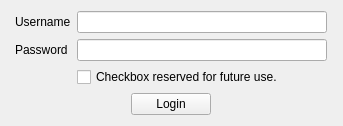
<?xml version="1.0" encoding="UTF-8"?>
<ui version="4.0">
 <class>FLoginWindow</class>
 <widget class="QWidget" name="FLoginWindow">
  <property name="geometry">
   <rect>
    <x>0</x>
    <y>0</y>
    <width>343</width>
    <height>126</height>
   </rect>
  </property>
  <property name="sizePolicy">
   <sizepolicy hsizetype="Preferred" vsizetype="Preferred">
    <horstretch>0</horstretch>
    <verstretch>0</verstretch>
   </sizepolicy>
  </property>
  <property name="windowTitle">
   <string>Dialog</string>
  </property>
  <layout class="QVBoxLayout" name="verticalLayout">
   <property name="leftMargin">
    <number>0</number>
   </property>
   <property name="topMargin">
    <number>0</number>
   </property>
   <property name="rightMargin">
    <number>0</number>
   </property>
   <property name="bottomMargin">
    <number>0</number>
   </property>
   <item alignment="Qt::AlignHCenter|Qt::AlignVCenter">
    <widget class="QStackedWidget" name="outerStack">
     <property name="sizePolicy">
      <sizepolicy hsizetype="Fixed" vsizetype="Fixed">
       <horstretch>0</horstretch>
       <verstretch>0</verstretch>
      </sizepolicy>
     </property>
     <property name="currentIndex">
      <number>0</number>
     </property>
     <widget class="QWidget" name="loginPage">
      <layout class="QVBoxLayout" name="verticalLayout_3">
       <item>
        <layout class="QFormLayout" name="formLayout">
         <property name="fieldGrowthPolicy">
          <enum>QFormLayout::AllNonFixedFieldsGrow</enum>
         </property>
         <property name="formAlignment">
          <set>Qt::AlignLeading|Qt::AlignLeft|Qt::AlignVCenter</set>
         </property>
         <item row="0" column="0">
          <widget class="QLabel" name="label">
           <property name="text">
            <string>Username</string>
           </property>
          </widget>
         </item>
         <item row="0" column="1">
          <widget class="QLineEdit" name="username">
           <property name="sizePolicy">
            <sizepolicy hsizetype="Fixed" vsizetype="Fixed">
             <horstretch>0</horstretch>
             <verstretch>0</verstretch>
            </sizepolicy>
           </property>
           <property name="minimumSize">
            <size>
             <width>250</width>
             <height>0</height>
            </size>
           </property>
          </widget>
         </item>
         <item row="1" column="0">
          <widget class="QLabel" name="label_2">
           <property name="text">
            <string>Password</string>
           </property>
          </widget>
         </item>
         <item row="1" column="1">
          <widget class="QLineEdit" name="password">
           <property name="sizePolicy">
            <sizepolicy hsizetype="Fixed" vsizetype="Fixed">
             <horstretch>0</horstretch>
             <verstretch>0</verstretch>
            </sizepolicy>
           </property>
           <property name="minimumSize">
            <size>
             <width>250</width>
             <height>0</height>
            </size>
           </property>
           <property name="echoMode">
            <enum>QLineEdit::Password</enum>
           </property>
          </widget>
         </item>
         <item row="2" column="1">
          <widget class="QCheckBox" name="autoLogin">
           <property name="text">
            <string>Checkbox reserved for future use.</string>
           </property>
          </widget>
         </item>
        </layout>
       </item>
       <item alignment="Qt::AlignHCenter">
        <widget class="QPushButton" name="loginButton">
         <property name="sizePolicy">
          <sizepolicy hsizetype="Fixed" vsizetype="Fixed">
           <horstretch>0</horstretch>
           <verstretch>0</verstretch>
          </sizepolicy>
         </property>
         <property name="text">
          <string>Login</string>
         </property>
         <property name="icon">
          <iconset resource="resources.qrc">
           <normaloff>:/images/tick.png</normaloff>:/images/tick.png</iconset>
         </property>
        </widget>
       </item>
      </layout>
     </widget>
     <widget class="QWidget" name="charselectPage">
      <layout class="QVBoxLayout" name="verticalLayout_4">
       <item>
        <layout class="QFormLayout" name="formLayout_2">
         <property name="fieldGrowthPolicy">
          <enum>QFormLayout::AllNonFixedFieldsGrow</enum>
         </property>
         <property name="formAlignment">
          <set>Qt::AlignLeading|Qt::AlignLeft|Qt::AlignVCenter</set>
         </property>
         <item row="0" column="0">
          <widget class="QLabel" name="label_3">
           <property name="text">
            <string>Character</string>
           </property>
          </widget>
         </item>
         <item row="0" column="1">
          <widget class="QComboBox" name="character">
           <property name="editable">
            <bool>false</bool>
           </property>
          </widget>
         </item>
        </layout>
       </item>
       <item>
        <widget class="QDialogButtonBox" name="charSelectButtons">
         <property name="standardButtons">
          <set>QDialogButtonBox::Cancel|QDialogButtonBox::Ok</set>
         </property>
         <property name="centerButtons">
          <bool>true</bool>
         </property>
        </widget>
       </item>
      </layout>
     </widget>
     <widget class="QWidget" name="messagePage">
      <layout class="QVBoxLayout" name="verticalLayout_2">
       <item>
        <widget class="QLabel" name="message">
         <property name="sizePolicy">
          <sizepolicy hsizetype="MinimumExpanding" vsizetype="Minimum">
           <horstretch>0</horstretch>
           <verstretch>0</verstretch>
          </sizepolicy>
         </property>
         <property name="text">
          <string>Something happened!</string>
         </property>
         <property name="alignment">
          <set>Qt::AlignCenter</set>
         </property>
        </widget>
       </item>
       <item alignment="Qt::AlignHCenter">
        <widget class="QPushButton" name="dismissMessage">
         <property name="sizePolicy">
          <sizepolicy hsizetype="Fixed" vsizetype="Fixed">
           <horstretch>0</horstretch>
           <verstretch>0</verstretch>
          </sizepolicy>
         </property>
         <property name="text">
          <string>Back</string>
         </property>
         <property name="default">
          <bool>false</bool>
         </property>
        </widget>
       </item>
      </layout>
     </widget>
    </widget>
   </item>
  </layout>
 </widget>
 <resources>
  <include location="resources.qrc"/>
 </resources>
 <connections/>
</ui>
